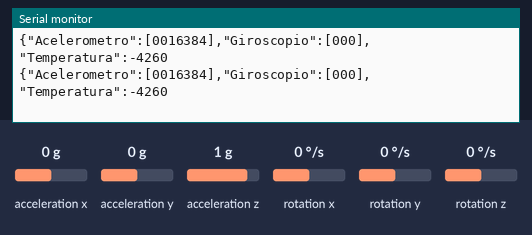
The program below on a simulated ESP32. Shown: the last lines printed to the serial monitor. Wiring (inferred from the names in the program): MPU-6050 motion sensor at I2C address 0x68. The test bench sets the inputs (shaded band); at power-on: rotation x 0 °/s, acceleration x 0 g, acceleration y 0 g, acceleration z 1 g, rotation y 0 °/s, rotation z 0 °/s.

Above: at 10.2 s.
10.3 s: rotation x set to 6 °/s
At 10.38 s:
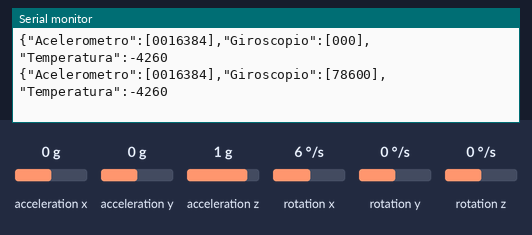
11.8 s: rotation x set to 9 °/s
At 11.86 s:
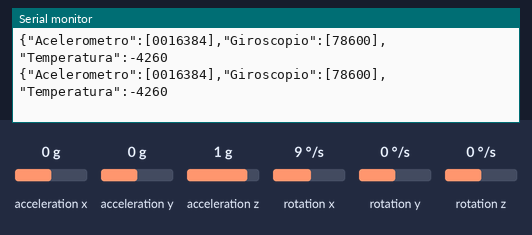
Timing chart, 0 to 14.8 s (numbered marks = the images above; inputs shaded):
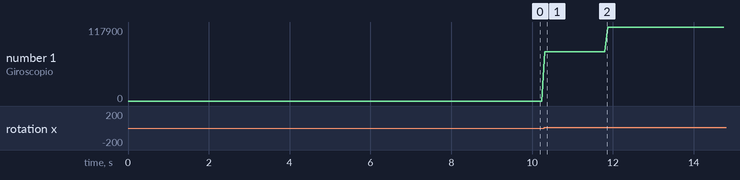

Measured:
- after the input at 10.3 s, the serial monitor: prints a new line at once (image 1)
- plotted number 1: 0 → 78600 after the input at 10.3 s, 78600 → 117900 after the input at 11.8 s

The program:

main.cpp
```cpp
#include <Arduino.h>
#include <Wire.h>


typedef struct{
 int16_t ax, ay, az, t, gx, gy, gz;
} MPU6050;

void MPU6050_config();
MPU6050 MPU6050_read();

MPU6050 MPU6050_read(){
  MPU6050 mpu;
  //Começa uma transmissão com o sensor
    Wire.beginTransmission(0x68);

    //Enfilera os bytes a ser transmitidos para o sensor
    //Começando com o registor 0x3B
    Wire.write(0x3B);  // starting with register 0x3B (ACCEL_XOUT_H)

    //Finaliza e transmite os dados para o sensor. O false fará com que seja enviado uma mensagem
    //de restart e o barramento não será liberado
    Wire.endTransmission(false);

    //Solicita os dados do sensor, solicitando 14 bytes, o true fará com que o barramento seja liberado após a solicitação
    //(o valor padrão deste parâmetro é true)
    Wire.requestFrom(0x68, 14, true);

    //Armazena o valor dos sensores nas variaveis correspondentes
    mpu.ax = Wire.read()<<8|Wire.read();  //0x3B (ACCEL_XOUT_H) & 0x3C (ACCEL_XOUT_L)
    mpu.ay = Wire.read()<<8|Wire.read();  //0x3D (ACCEL_YOUT_H) & 0x3E (ACCEL_YOUT_L)
    mpu.az = Wire.read()<<8|Wire.read();  //0x3F (ACCEL_ZOUT_H) & 0x40 (ACCEL_ZOUT_L)

    mpu.t = Wire.read()<<8|Wire.read();  //0x41 (TEMP_OUT_H) & 0x42 (TEMP_OUT_L)

    mpu.gx = Wire.read()<<8|Wire.read();  //0x43 (GYRO_XOUT_H) & 0x44 (GYRO_XOUT_L)
    mpu.gy = Wire.read()<<8|Wire.read();  //0x45 (GYRO_YOUT_H) & 0x46 (GYRO_YOUT_L)
    mpu.gz = Wire.read()<<8|Wire.read();  //0x47 (GYRO_ZOUT_H) & 0x48 (GYRO_ZOUT_L)
    return mpu;
}


void setup() {
  // put your setup code here, to run once:
  Serial.begin(9600);
  Wire.begin(21,22);
}

void loop() {
  MPU6050 atitude;
  atitude = MPU6050_read();
  Serial.println("{\"Acelerometro\":["+String(atitude.ax)+String(atitude.ay)
                 +String(atitude.az)+"],"+"\"Giroscopio\":["+String(atitude.gx)+String(atitude.gy)+String(atitude.gz)+"],"+"\"Temperatura\":"
                 +String(atitude.t));
}
```
